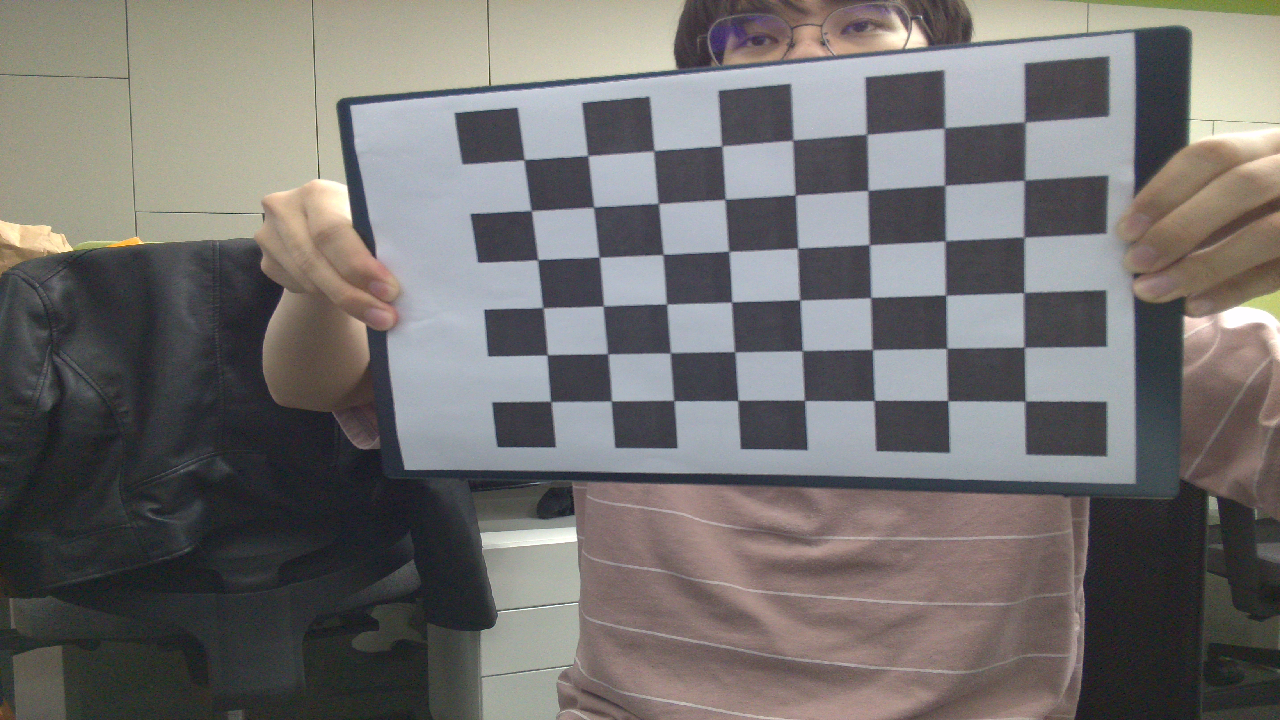
#> input picture Development/Python/Camera/OriginImage/0.png, 1280 x 720 px; its folder holds only this picture in this run
$ python Calibrate.py
#> lines starting #> are read from the running program, lines starting #| are printed output that depends on the picture; after the words box and inside, x2 and y2 are one past the last pixel; in counts of white or black regions, pixels touching at a corner belong together; long printed decimals are rounded
import numpy as np
import cv2
import glob

objp = np.zeros((6*8,3), np.float32)
objp[:,:2] = np.mgrid[0:6,0:8].T.reshape(-1,2)

objpoints = []
imgpoints = []

images = glob.glob('OriginImage/*.png')
count = 0

for fname in images:
    img = cv2.imread(fname)
#> img is the input picture: shape (720, 1280, 3); mean B, G, R 111.2, 112.5, 115.3
    gray = cv2.cvtColor(img, cv2.COLOR_BGR2GRAY)
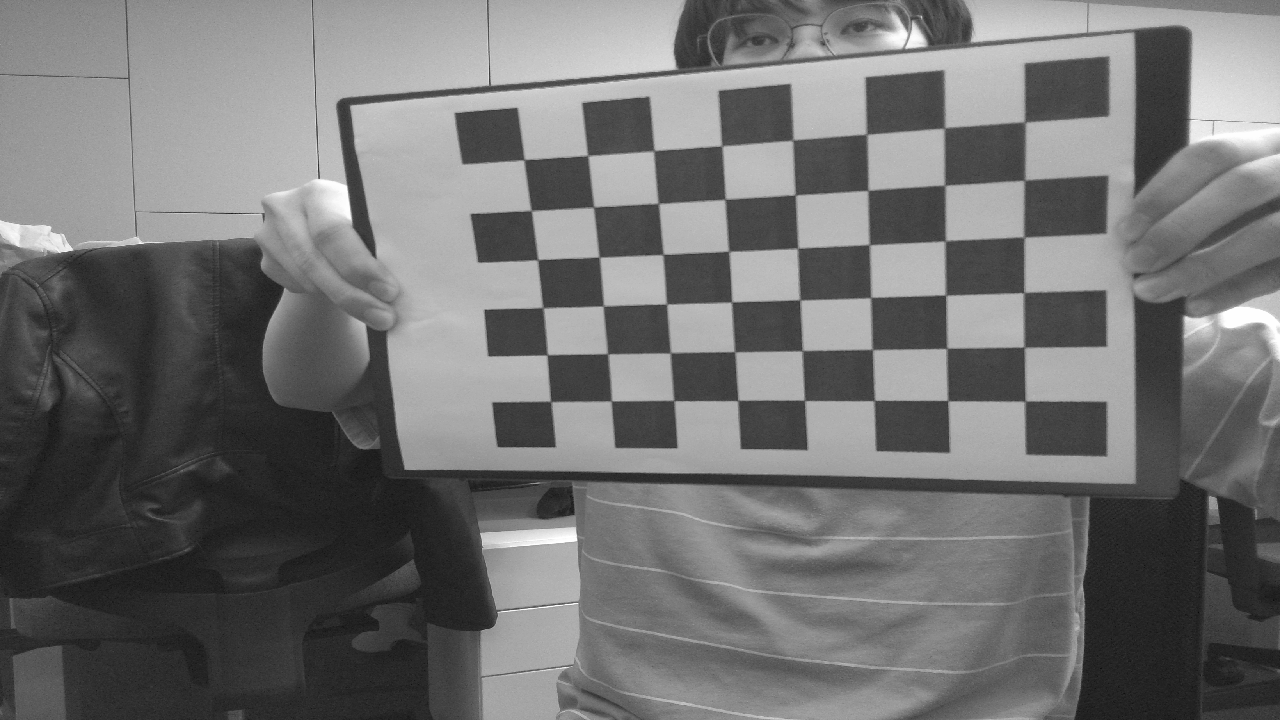
#> gray: shape (720, 1280); min 7, max 255, mean 113.2
    ret, corners = cv2.findChessboardCorners(gray, (6,8), None)
#> ret = True; corners = 48 rows, first 8: [1025.1, 122.8], [1024.3, 180.6], [1024.3, 237.9], [1023.8, 292.9], [1024.1, 346.7], [1025, 401.4], [944.8, 128.1], [944.8, 185.5]

    if ret == True:
        objpoints.append(objp)
        criteria = (cv2.TERM_CRITERIA_EPS + cv2.TERM_CRITERIA_MAX_ITER, 30, 0.001)
        corners2 = cv2.cornerSubPix(gray,corners, (11,11), (-1,-1), criteria)
#> corners2 = 48 rows, first 8: [1024.8, 122.1], [1024.4, 180.2], [1023.9, 237.1], [1023.8, 292.5], [1024.1, 347.2], [1025, 401.2], [944.4, 127.9], [944.8, 185.3]
        imgpoints.append(corners2)

        img = cv2.drawChessboardCorners(img, (6,8), corners2, ret)
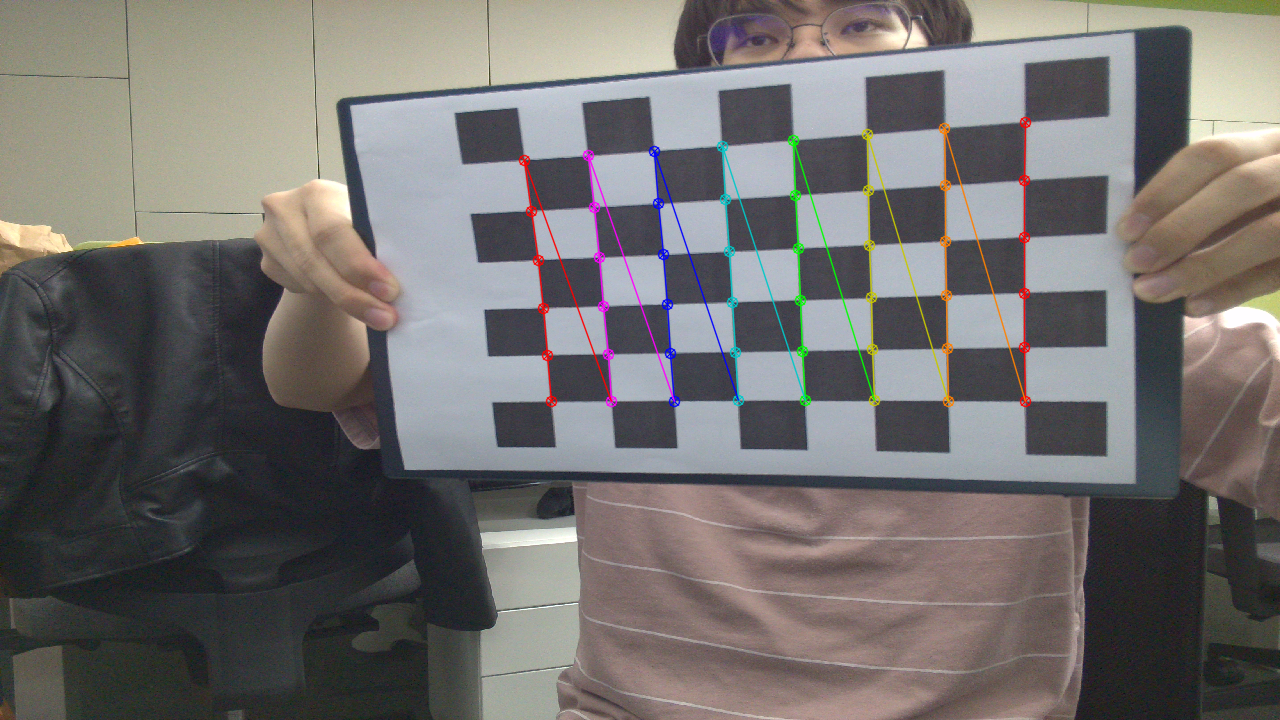
#> img: shape (720, 1280, 3); 1.69% of pixels changed, all inside (x1, y1, x2, y2) = (518, 116, 1032, 408)
        cv2.imwrite(f'CalibrationImage/{count}.png', img)
        cv2.imshow('Calibration Image', img)
        cv2.waitKey(1000)

        count += 1

cv2.destroyAllWindows()
ret, mtx, dist, rvecs, tvecs = cv2.calibrateCamera(objpoints, imgpoints, gray.shape[::-1], None, None)
#> ret = 0.41; mtx = [[813.8, 0, 666.4], [0, 603.5, 365.5], [0, 0, 1]]; dist = [[0.163, -0.178, 0.0148, -0.014, 0.0131]]; rvecs = ([0.302, 0.076, 1.52],); tvecs = ([4.69, -4.32, 10.67],)

print("Camera Matrix : \n")
print(mtx, "\n")
#| [[813.837   0.         666.399]
#|  [  0.         603.456 365.487]
#|  [  0.           0.           1.        ]]
print("Distortion : \n")
print(dist, "\n")
#| [[ 0.1631 -0.1776  0.01484 -0.01398  0.0131 ]]
